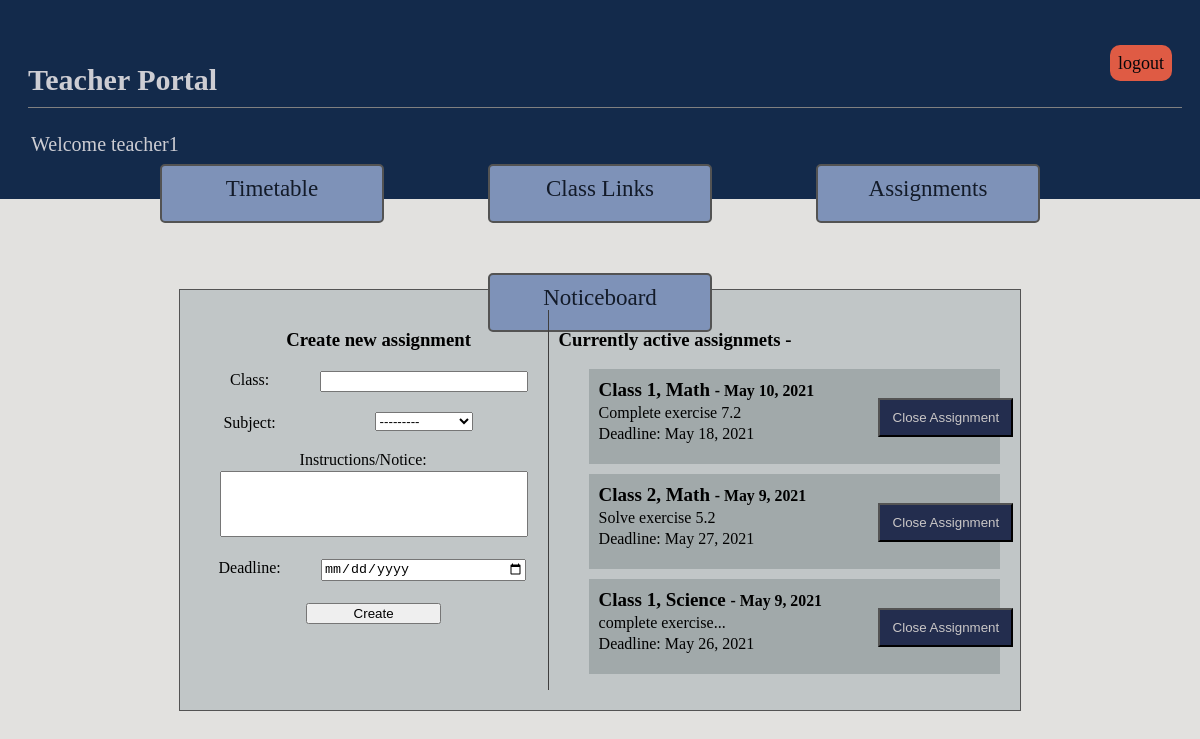
/Teacher_Portal/assignments (signed in), run on the app's committed database.
### teacherPortal/models.py (models this page shows, shortened)
class Teacher(models.Model):
    user = models.OneToOneField(User, on_delete = models.CASCADE, null=True,related_name='teacher')
    age = models.IntegerField()

class Assignment(models.Model):
    teacher = models.ForeignKey(Teacher, null = True, related_name = 'assignment',on_delete = models.PROTECT)
    std = models.IntegerField()
    subject = models.CharField(max_length=30, choices=SUB_CHOICES)
    mssg = models.CharField(max_length=500)
    date = models.DateField(auto_now_add=True)
    deadline = models.DateField()
    is_open = models.BooleanField(default=True)
    class Meta:
       ordering = ['-date']

### Users/models.py (models this page shows)
class CustomUser(AbstractUser):
    is_admin = models.BooleanField(default=False)
    is_teacher = models.BooleanField(default=False)
    is_student = models.BooleanField(default=False)

### teacherPortal/views.py (the view, shortened to what this page needs)
# urls.py: path('assignments', views.AssignmentView.as_view(),name="assg"),
def AssignmentView(request):
    current_teacher = Teacher.objects.get(user=request.user)
    my_assgs = Assignment.objects.filter(teacher = current_teacher, is_open=True)
    assg_create_form = AssignmentForm()
    if request.method == 'POST' and 'close_assg' in request.POST:
        assg_id = request.POST['assg_id']
        assg = Assignment.objects.get(id=assg_id)
        assg.is_open = False
        assg.save()
        return render(request, 'teacher_portal/assg.html',{'form':assg_create_form,'assgs':my_assgs,'curr_teacher':current_teacher})
    else:
        return render(request, 'teacher_portal/assg.html',{'form':assg_create_form,'assgs':my_assgs,'curr_teacher':current_teacher})

### teacherPortal/forms.py
class AssignmentForm(ModelForm):
    class Meta:
        model = Assignment
        fields = ['std','subject','mssg', 'deadline']
        widgets = {
            'deadline': DateInput(),
        }

### teacherPortal/templates/teacher_portal/assg.html (shortened to what this page needs)
{% extends "teacher_portal/base.html" %}
{% load static %}
{% block styles %}
    <link rel="stylesheet" href="{% static 'teacher/css/assg.css' %}">
{% endblock %}
{% block content %}
    <div class='flex'>
        <div class='form'>
            <h3>Create new assignment</h3>
            <form action='' method='post' enctype="multipart/form-data">
                <label for="std">Class:</label>
                {{ form.std }}<br>
                <label for="subject">Subject:</label>
                {{ form.subject }} <br>
                <label for="mssg">Instructions/Notice:</label>
                {{ form.mssg }}<br>
                <label for="deadline">Deadline:</label>
                {{ form.deadline }} <br>
                <input type='submit' name="new_assg" value='Create'>
            </form>
        </div>
        <div class='assgs'>
            <h3>Currently active assignmets -</h3>
            <ul>
                {% for assg in assgs %}
                <li>
                    <div class="assg_container">
                        <h4 class="title">Class {{assg.std}}, {{ assg.subject }}  <small>- {{ assg.date }}</small></h4>
                        <p>{{ assg.mssg }}</p>
                        <p id='deadline'> Deadline: {{ assg.deadline }}</p>
                    </div>
                    <div class='btn'>
                        <form action='' method='post' enctype="multipart/form-data">
                            <input type='submit' name="close_assg" value='Close Assignment'>
                        </form>
                    </div>
                </li>
                {% endfor %}
            </ul>
        </div>
    </div>
{% endblock content %}

### teacherPortal/templates/teacher_portal/base.html (shortened to what this page needs)
{% load static %}
<!DOCTYPE html>
<html lang="en">
<head>
    <link rel="stylesheet" href="{% static '/teacher/css/base.css' %}" type="text/css" >
    <link rel="stylesheet" href="//code.jquery.com/ui/1.12.1/themes/smoothness/jquery-ui.css">
    {% block styles %} {% endblock styles %}
</head>
<body>
    <header>
        <div>
            <div class="log">
                <a href="{% url 'teacherPortal:logout'%}" class='logout' >logout</a>
            </div>
            <div>
                <h2>Teacher Portal</h2>
            </div>
        </div>
        <p> Welcome {{ curr_teacher.user.username }} </p>
    </header>
    <div class="nav">
        <div class="tabs">
            <div id="nav-box">
                <a class="current" href="{% url 'teacherPortal:home' request.user.id %}"><div >Timetable</div></a>
                <a href="{% url 'teacherPortal:links' %}"><div>Class Links</div></a>
                <a href="{% url 'teacherPortal:assg' %}"><div>Assignments</div></a>
                <a href="{% url 'teacherPortal:notice' %}"><div>Noticeboard</div></a>
            </div>
        </div>
    </div>
    <div class="main">
        {% block content %}
        {% endblock content %}
    </div>
</body>
</html>

### teacherPortal/static/teacher/css/base.css (style rules this page uses)
body { background-color: rgb(226, 225, 223); padding:20px; }
header h2 { width:100%; border-bottom: 1px solid grey; padding:10px; padding-left:0; font-size:30px; color:rgb(205, 205, 211); }
.log { float:right; }
header p { font-size:20px; color:rgb(205, 205, 211); }
div.nav { height: 80px; display:block; clear:both; }
.nav div.tabs #nav-box { display:block; }
.nav div.tabs a { display:inline-block; width: 200px; height: 35px; margin: 50px; margin-top:0; padding:10px; background-color: rgb(126, 146, 184); border-radius:5px; border: 2px solid rgb(83, 83, 83); font-size:23px; color:rgb(19, 27, 41); text-decoration: none; }
.tabs { text-align:center; padding:5px; }
.main { margin-top:50px; display:block; margin-left:auto; margin-right:auto; border:1px solid rgb(83, 83, 83); padding:20px; width:70%; text-align:center; background-color:rgb(193, 198, 199); }
input { margin:20px; }
header { background-color: rgb(19, 42, 75); width:100%; margin:-40px; padding:40px; }
.logout { padding:8px; background-color: rgb(223, 91, 68); color:rgb(6, 7, 10); font-size: 18px; text-decoration: none; border-radius: 10px; }

### teacherPortal/static/teacher/css/assg.css (style rules this page uses)
.flex { display: flex; flex-direction: row; }
.form { width:50%; border-right:1px solid rgb(63, 62, 62); }
label { margin-top:2px; width:100px; float:left; }
form input { width:200px; margin-top:2px; }
label[for='mssg'] { margin-top:20px; }
input[type='text'] { height:60px; width:300px; }
input[type='submit'] { width:135px; }
.assgs { width:75%; text-align: start; }
.assgs li { display: flex; flex-direction: row; list-style-type: none; background-color:rgb(161, 169, 170); margin-top:10px; padding:7px; }
li .btn { width:135px; margin-top:20px; }
input[name='close_assg'] { padding:10px; background-color:rgb(35, 45, 78); color:rgb(202, 199, 199); }
li .assg_container { width:70%; }
h4 { font-size:19px; }
h4, p { margin:3px; }
h3 { margin-left:10px; }

### data on the page
Teacher: user.username "teacher1"
Assignment: std "1", subject "Math", date "May 10, 2021", mssg "Complete exercise 7.2", deadline "May 18, 2021"
Assignment: std "2", subject "Math", date "May 9, 2021", mssg "Solve exercise 5.2", deadline "May 27, 2021"
Assignment: std "1", subject "Science", date "May 9, 2021", mssg "complete exercise...", deadline "May 26, 2021"
